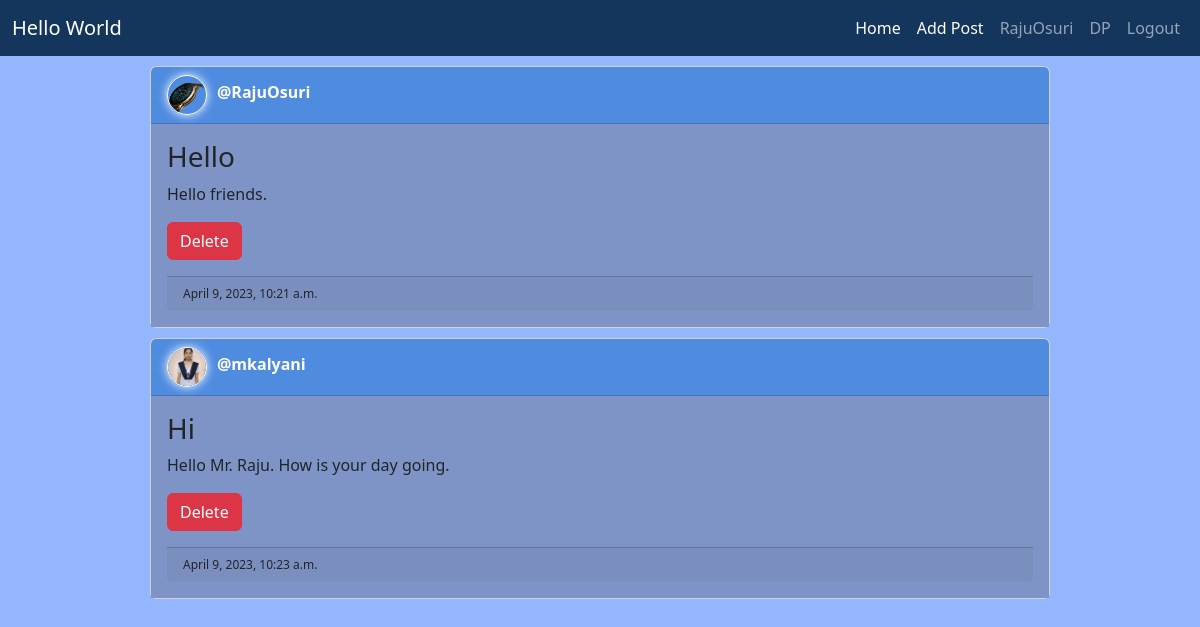
The page / (signed in) on the database its author committed.
### mainapp/models.py (models this page shows, shortened)
class UserProfile(models.Model):
    user = models.ForeignKey(User, on_delete=models.CASCADE)
    pic = models.ImageField(upload_to='users/')

class PostModel(models.Model):
    author = models.ForeignKey(User, on_delete=models.CASCADE)
    title = models.CharField(max_length=100)
    description = models.TextField()
    created_at = models.DateTimeField(auto_now_add=True)
    updated_at = models.DateTimeField(auto_now=True)

### mainapp/views.py (the view, shortened to what this page needs)
# urls.py: path('', views.index),
@login_required(login_url='/login')
def index(request):
    data = PostModel.objects.all()
    pic = UserProfile.objects.all()
    return render(request, 'mainapp/Index.html', {'data': data, 'pict':pic})

### templates/mainapp/Index.html (shortened to what this page needs)
{% extends 'mainapp/base.html' %} {% block title %}{{ user.username }}
{% load static %} {% endblock %} {% block content %}
<div class="container">
  <div>
    {% for i in data %}
    <div class="card margins">
      <div class="card-header" style="display: flex;">
        <div>
          {% for j in pict %}
          {% if j.user.id == i.author.id %}
          <img
            src="{% get_media_prefix %}{{ j.pic }}"
            class="avatar-circle"
            alt="Avatar"
          />
          {% endif %}
          {% endfor %}
        </div>
        <div class="username">@{{ i.author.username }}</div>
      </div>
      <div class="card-body">
        <h3 class="card-title">{{ i.title }}</h3>
        <p class="card-text">{{ i.description }}</p>
        {% if user == i.author or user.is_superuser or perms.mainapp.delete_postmodel %}
        <form method="post">
          <button
            type="submit"
            name="postid"
            value="{{ i.id }}"
            class="btn btn-danger"
          >
            Delete
          </button>
        </form>
        {% endif %}
        <div class="card-footer" style="font-size: 12px">
          {{ i.created_at }}
        </div>
      </div>
    </div>
    {% endfor %}
  </div>
</div>
{% endblock %}

### templates/mainapp/base.html (shortened to what this page needs)
{% load static %}
<html lang="en">
<head>
    <link rel="stylesheet" href="{% static 'bootstrap/css/bootstrap.min.css' %}">
    <link rel="stylesheet" href="{% static 'style.css' %}">
</head>
<body>
    <nav class="navbar navbar-expand navbar-dark bg-dark">
        <div class="container-fluid">
            <a href="" class="navbar-brand">Hello World</a>
            <ul class="navbar-nav">
                <li  class="nav-item"><a href="/index" class="nav-link active">Home</a></li>
                <li  class="nav-item"><a href="/addpost" class="nav-link active">Add Post</a></li>
                <li class="nav-item"><a href="" class="nav-link">{{ user.username }}</a></li>
                <li class="nav-item"><a href="/addprofilepic" class="nav-link">DP</a></li>
                <li class="nav-item"><a href="/logout" class="nav-link">Logout</a></li>
            </ul>
        </div>
    </nav>
    {% block content %}
    {% endblock %}
</body>
</html>

### static/style.css (style rules this page uses)
body { background-color: #94b6ff; }
.bg-dark { background-color: #14365d!important; }
.card-header { background-color: #4f8ce0!important; }
.card-body { background-color: #7f94c6!important; }
.username { color: white; font-weight: bold; margin-left: 10px; margin-top: 5px; }
.margins { width: 900px; margin: auto; margin-top: 10px; }
.avatar-circle { width: 40px; height: 40px; border-radius: 50%; object-fit: cover; border: 1px solid white; box-shadow: 0px 0px 10px white; }

### rows shown on the page
PostModel: author.username "RajuOsuri", title "Hello", description "Hello friends.", {{ i.id }} 36 (drawn), created_at "April 9, 2023, 10:21 a.m."
UserProfile: pic (picture)
PostModel: author.username "mkalyani", title "Hi", description "Hello Mr. Raju. How is your day going.", {{ i.id }} 38 (drawn), created_at "April 9, 2023, 10:23 a.m."
UserProfile: pic (picture)

### other values the page prints
{{ user.username }} "RajuOsuri"
